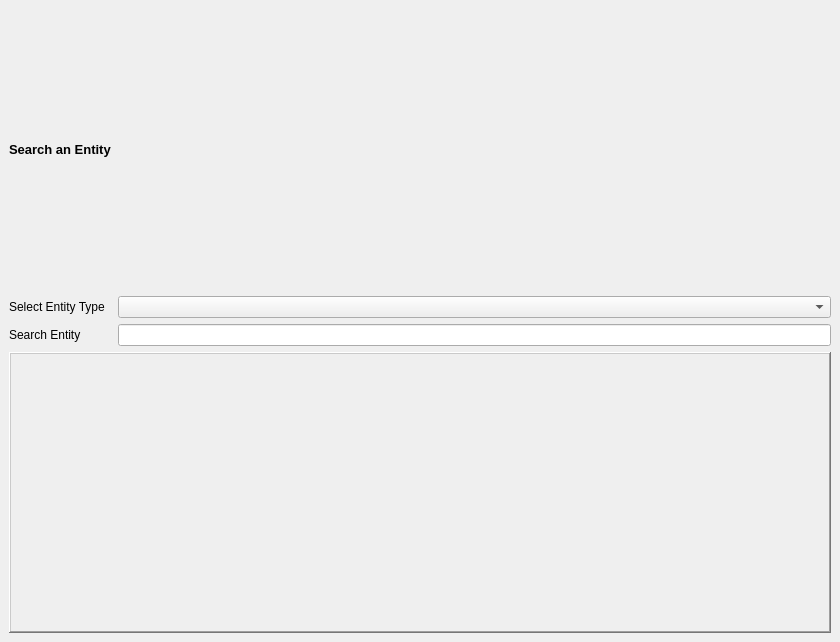
<?xml version="1.0" encoding="UTF-8"?>
<ui version="4.0">
 <class>MainWindow</class>
 <widget class="QMainWindow" name="MainWindow">
  <property name="geometry">
   <rect>
    <x>0</x>
    <y>0</y>
    <width>840</width>
    <height>642</height>
   </rect>
  </property>
  <property name="windowTitle">
   <string>Entity</string>
  </property>
  <widget class="QWidget" name="centralwidget">
   <layout class="QGridLayout" name="gridLayout">
    <item row="2" column="1">
     <widget class="QLineEdit" name="lineEdit"/>
    </item>
    <item row="1" column="1">
     <widget class="QComboBox" name="comboBox"/>
    </item>
    <item row="2" column="0">
     <widget class="QLabel" name="label_3">
      <property name="text">
       <string>Search Entity</string>
      </property>
     </widget>
    </item>
    <item row="0" column="0">
     <widget class="QLabel" name="label">
      <property name="font">
       <font>
        <pointsize>10</pointsize>
        <weight>75</weight>
        <bold>true</bold>
       </font>
      </property>
      <property name="text">
       <string>Search an Entity</string>
      </property>
     </widget>
    </item>
    <item row="1" column="0">
     <widget class="QLabel" name="label_2">
      <property name="text">
       <string>Select Entity Type</string>
      </property>
     </widget>
    </item>
    <item row="3" column="0" colspan="2">
     <widget class="QFrame" name="frame">
      <property name="frameShape">
       <enum>QFrame::WinPanel</enum>
      </property>
      <property name="frameShadow">
       <enum>QFrame::Raised</enum>
      </property>
      <layout class="QVBoxLayout" name="verticalLayout"/>
     </widget>
    </item>
   </layout>
  </widget>
  <action name="actionAdd">
   <property name="icon">
    <iconset resource="../resources/icons.qrc">
     <normaloff>:/CRUD_S/icons/addNewRecord.png</normaloff>:/CRUD_S/icons/addNewRecord.png</iconset>
   </property>
   <property name="text">
    <string>Add</string>
   </property>
   <property name="toolTip">
    <string>Add a New Record</string>
   </property>
  </action>
  <action name="actionFirst">
   <property name="icon">
    <iconset resource="../resources/icons.qrc">
     <normaloff>:/navigation/icons/GoToFirstRecord.png</normaloff>:/navigation/icons/GoToFirstRecord.png</iconset>
   </property>
   <property name="text">
    <string>First</string>
   </property>
   <property name="toolTip">
    <string>Go to First Record</string>
   </property>
  </action>
  <action name="actionPrev">
   <property name="icon">
    <iconset resource="../resources/icons.qrc">
     <normaloff>:/navigation/icons/GoToPrevRecord.png</normaloff>:/navigation/icons/GoToPrevRecord.png</iconset>
   </property>
   <property name="text">
    <string>Prev</string>
   </property>
   <property name="toolTip">
    <string>Go to Previous Record</string>
   </property>
  </action>
  <action name="actionNext">
   <property name="icon">
    <iconset resource="../resources/icons.qrc">
     <normaloff>:/navigation/icons/GoToNextRecord.png</normaloff>:/navigation/icons/GoToNextRecord.png</iconset>
   </property>
   <property name="text">
    <string>Next</string>
   </property>
   <property name="toolTip">
    <string>Go to Next Record</string>
   </property>
  </action>
  <action name="actionLast">
   <property name="icon">
    <iconset resource="../resources/icons.qrc">
     <normaloff>:/navigation/icons/GoToLastRecord.png</normaloff>:/navigation/icons/GoToLastRecord.png</iconset>
   </property>
   <property name="text">
    <string>Last</string>
   </property>
   <property name="toolTip">
    <string>Go to Last Record</string>
   </property>
  </action>
  <action name="actionRecordNr">
   <property name="text">
    <string>Record ... of ...</string>
   </property>
  </action>
  <action name="actionDelete">
   <property name="icon">
    <iconset resource="../resources/icons.qrc">
     <normaloff>:/CRUD_S/icons/deleteRecord.png</normaloff>:/CRUD_S/icons/deleteRecord.png</iconset>
   </property>
   <property name="text">
    <string>Delete</string>
   </property>
   <property name="toolTip">
    <string>Delete Record/s</string>
   </property>
  </action>
  <action name="actionSave">
   <property name="icon">
    <iconset resource="../resources/icons.qrc">
     <normaloff>:/CRUD_S/icons/save.png</normaloff>:/CRUD_S/icons/save.png</iconset>
   </property>
   <property name="text">
    <string>Save</string>
   </property>
   <property name="toolTip">
    <string>Save all Records</string>
   </property>
  </action>
  <action name="actionFind">
   <property name="icon">
    <iconset resource="../resources/icons.qrc">
     <normaloff>:/CRUD_S/icons/search.png</normaloff>:/CRUD_S/icons/search.png</iconset>
   </property>
   <property name="text">
    <string>Find</string>
   </property>
   <property name="toolTip">
    <string>Find a record</string>
   </property>
  </action>
 </widget>
 <resources>
  <include location="../resources/icons.qrc"/>
 </resources>
 <connections/>
</ui>
